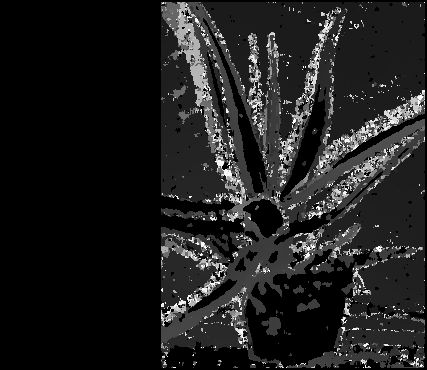
#> input picture Sheet11/src/Disparity_Map.png, 427 x 370 px, given in place of apt1.jpg, which was not available
$ python Sheet11.py
#> lines starting #> are read from the running program, lines starting #| are printed output that depends on the picture; pictures that were not available may be replaced by others from this repository, and a replacement may not be noted
import cv2
import numpy as np

# [229 lines left out: functions drawEpipolar, display_correspondences, computeFundMat, question_q1_q2, question_q3, question_q4 and 1 more, not called in this run]


def main():

    apt1 = cv2.imread('../images/apt1.jpg')
#> apt1 is the input picture: shape (370, 427, 3); min 0, max 255, mean 31
    apt2 = cv2.imread('../images/apt2.jpg')
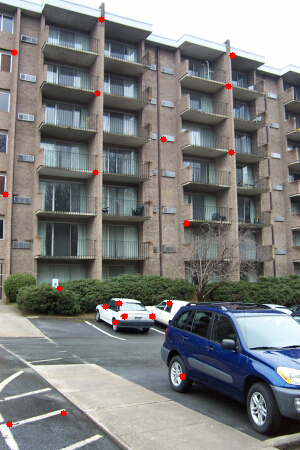
#> input picture Sheet11/src/Image#1.png, 300 x 450 px, given in place of apt2.jpg, which was not available
#> apt2 is the input picture: shape (450, 300, 3); mean B, G, R 126.1, 127.1, 126
    aloe1 = cv2.imread('../images/aloe1.png')
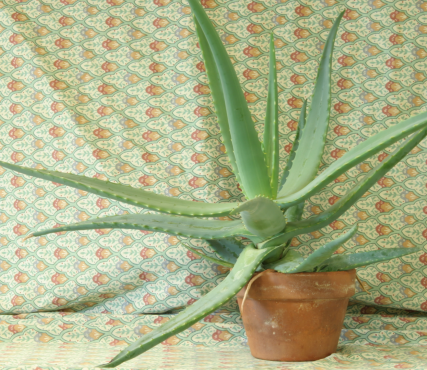
#> input picture Sheet11/images/aloe1.png, 427 x 370 px
#> aloe1 is the input picture: shape (370, 427, 3); mean B, G, R 135.7, 176.3, 170.3
    aloe2 = cv2.imread('../images/aloe2.png')
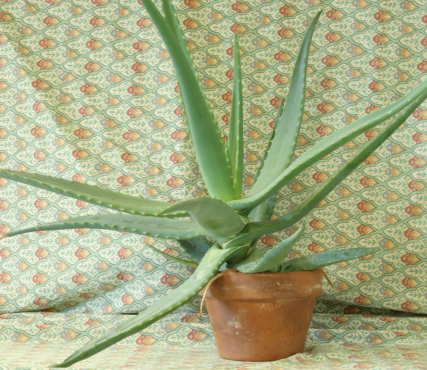
#> input picture Sheet11/images/aloe2.png, 427 x 370 px
#> aloe2 is the input picture: shape (370, 427, 3); mean B, G, R 133.2, 173.2, 167.1
#> (the run stopped early here; a loop or call above may not have finished)
